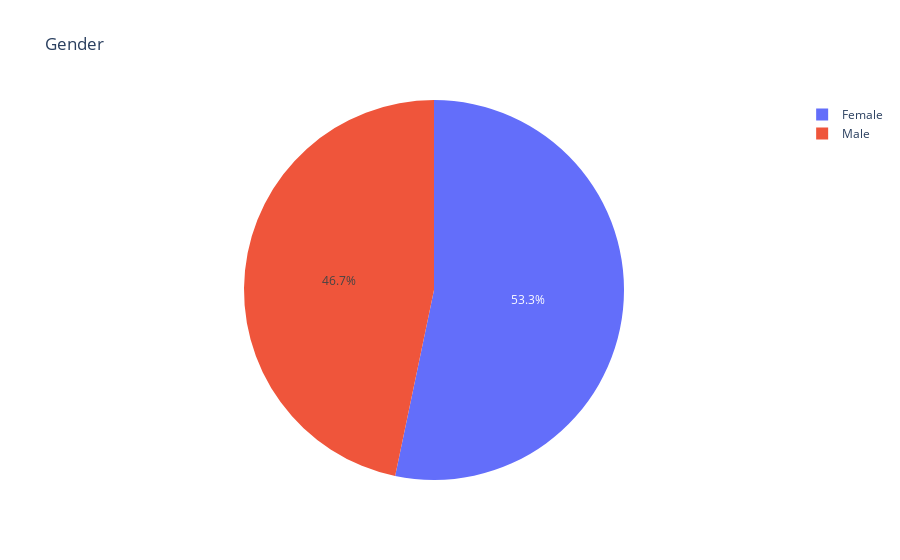
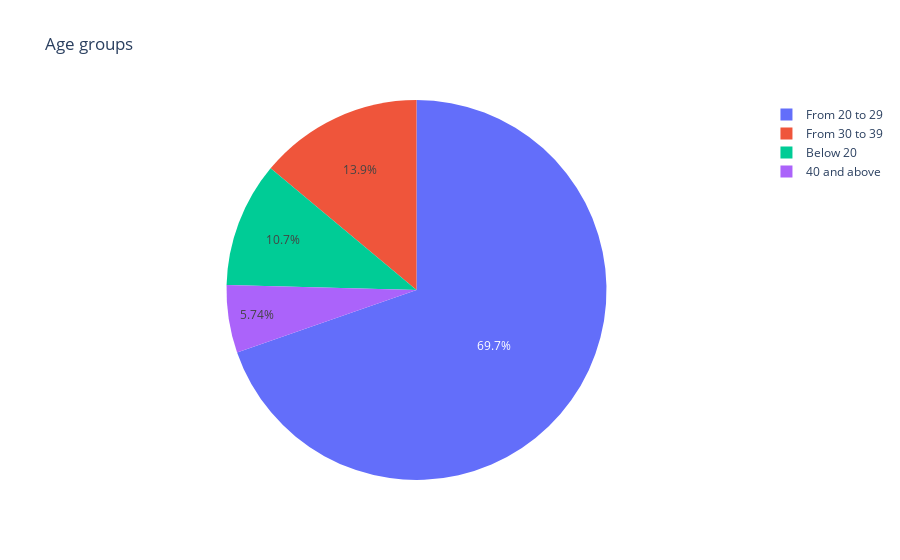
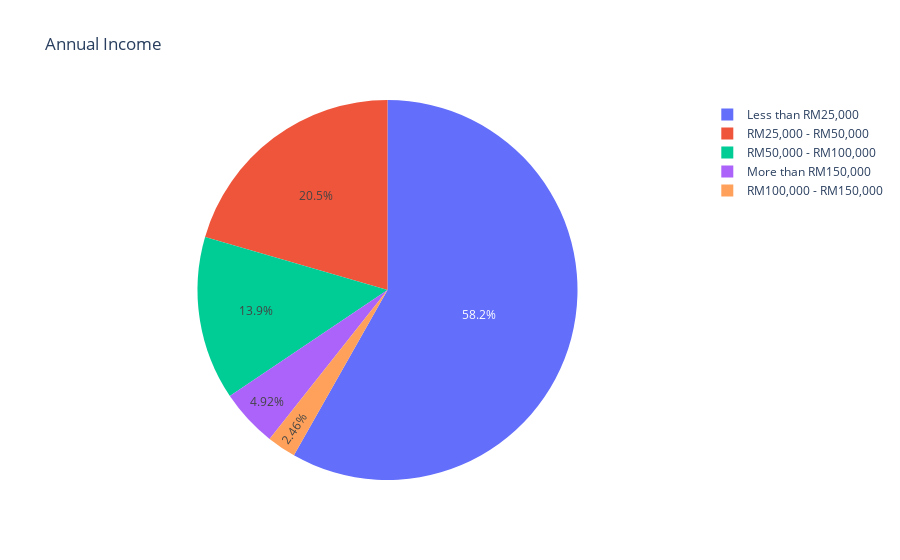
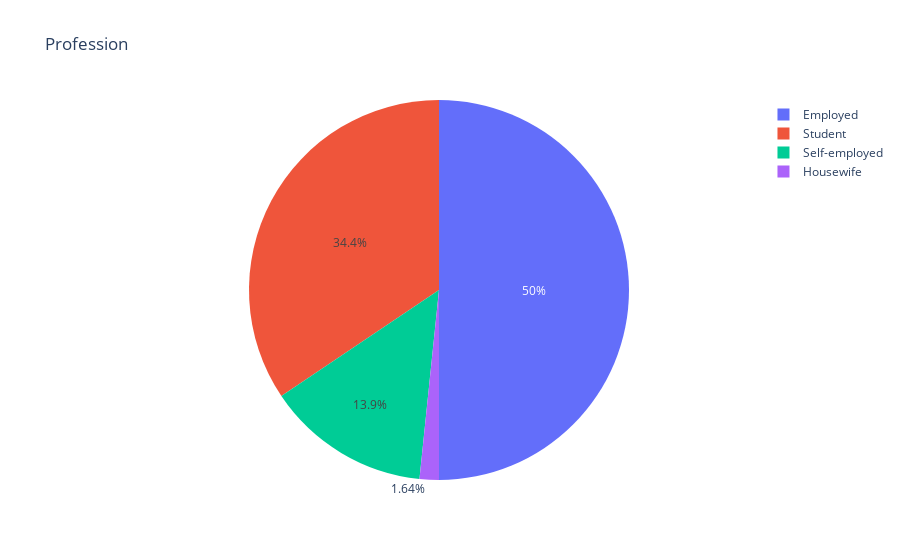

The cell these charts' notebook holds for them, in order:
### Code cell
gender_df = df.Gender.value_counts().reset_index()
gender_df.columns = ['Gender', 'count']
fig = px.pie(gender_df, values='count', names='Gender', title='Gender',
             color_discrete_sequence=['blue', 'light green'])
fig.show()

age_df = df.Age.value_counts().reset_index()
age_df.columns = ['Age', 'count']
fig = px.pie(age_df, values='count', names='Age', title='Age groups',
             color_discrete_sequence=['red', 'light blue'])
fig.show()

income_df = df.Annual_Income.value_counts().reset_index()
income_df.columns = ['Annual_Income', 'count']
fig = px.pie(income_df, values='count', names='Annual_Income', title='Annual Income',
             color_discrete_sequence=['blue', 'light green'])
fig.show()

profession_df = df.Profession.value_counts().reset_index()
profession_df.columns = ['Profession', 'count']
fig = px.pie(profession_df, values='count', names='Profession', title='Profession',
             color_discrete_sequence=['red', 'light blue'])
fig.show()

### Figure 1 — Plotly figure (JSON) as saved in the notebook; plotly's stock layout.template omitted (floating-point values rounded to 4 significant figures)
{"data": [{"domain": {"x": [0.0, 1.0], "y": [0.0, 1.0]}, "hovertemplate": "Gender=%{label}<br>count=%{value}<extra></extra>", "labels": ["Female", "Male"], "legendgroup": "", "name": "", "showlegend": true, "type": "pie", "values": [65, 57]}], "layout": {"legend": {"tracegroupgap": 0}, "piecolorway": ["blue", "light green"], "title": {"text": "Gender"}}}

### Figure 2 — Plotly figure (JSON) as saved in the notebook; plotly's stock layout.template omitted (floating-point values rounded to 4 significant figures)
{"data": [{"domain": {"x": [0.0, 1.0], "y": [0.0, 1.0]}, "hovertemplate": "Age=%{label}<br>count=%{value}<extra></extra>", "labels": ["From 20 to 29", "From 30 to 39", "Below 20", "40 and above"], "legendgroup": "", "name": "", "showlegend": true, "type": "pie", "values": [85, 17, 13, 7]}], "layout": {"legend": {"tracegroupgap": 0}, "piecolorway": ["red", "light blue"], "title": {"text": "Age groups"}}}

### Figure 3 — Plotly figure (JSON) as saved in the notebook; plotly's stock layout.template omitted (floating-point values rounded to 4 significant figures)
{"data": [{"domain": {"x": [0.0, 1.0], "y": [0.0, 1.0]}, "hovertemplate": "Annual_Income=%{label}<br>count=%{value}<extra></extra>", "labels": ["Less than RM25,000", "RM25,000 - RM50,000", "RM50,000 - RM100,000", "More than RM150,000", "RM100,000 - RM150,000"], "legendgroup": "", "name": "", "showlegend": true, "type": "pie", "values": [71, 25, 17, 6, 3]}], "layout": {"legend": {"tracegroupgap": 0}, "piecolorway": ["blue", "light green"], "title": {"text": "Annual Income"}}}

### Figure 4 — Plotly figure (JSON) as saved in the notebook; plotly's stock layout.template omitted (floating-point values rounded to 4 significant figures)
{"data": [{"domain": {"x": [0.0, 1.0], "y": [0.0, 1.0]}, "hovertemplate": "Profession=%{label}<br>count=%{value}<extra></extra>", "labels": ["Employed", "Student", "Self-employed", "Housewife"], "legendgroup": "", "name": "", "showlegend": true, "type": "pie", "values": [61, 42, 17, 2]}], "layout": {"legend": {"tracegroupgap": 0}, "piecolorway": ["red", "light blue"], "title": {"text": "Profession"}}}
